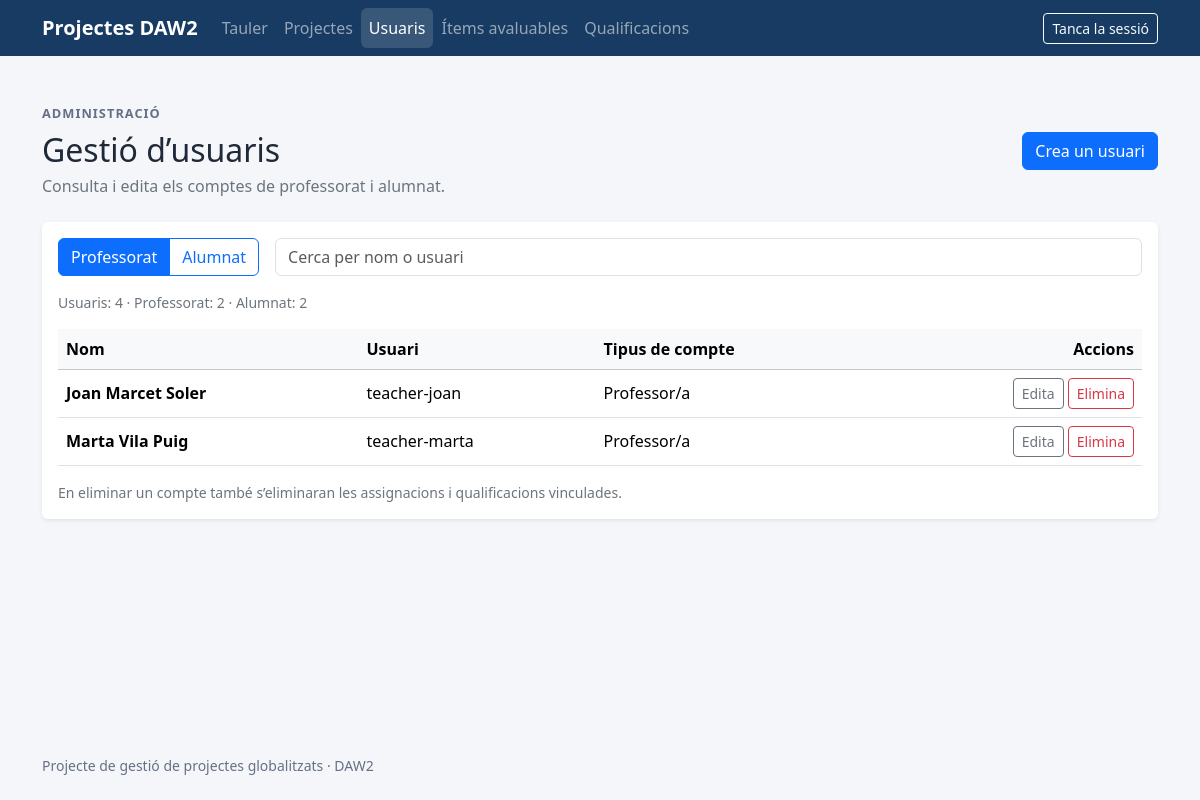
The app's page /?page=users&role=admin (signed in) with its own data.
### tables this page shows
CREATE TABLE IF NOT EXISTS users (
    id INT UNSIGNED AUTO_INCREMENT PRIMARY KEY,
    username VARCHAR(80) NOT NULL UNIQUE,
    full_name VARCHAR(150) NOT NULL,
    password_hash VARCHAR(255) NOT NULL,
    role ENUM('administrator', 'teacher', 'student') NOT NULL
);

### app/Controllers/DashboardController.php (called while the page is built, shortened)
<?php
require_once dirname(__DIR__) . '/Core/Database.php';
require_once dirname(__DIR__) . '/Core/RoleAuthorization.php';
require_once __DIR__ . '/ReadOperationsController.php';
require_once dirname(__DIR__) . '/Models/UserModel.php';
class DashboardController
{
    public function index(): void
    {
        $currentRoleKey = $this->requestedRole();
        $currentRole = self::ROLES[$currentRoleKey];
        $pageKey = $this->requestedPage();
        $sessionUser = RoleAuthorization::currentUser();
        if ($sessionUser === null) {
            http_response_code(401);
            $readAccessError = 'Cal iniciar una sessió autenticada per consultar les dades de l’aplicació.';
        } elseif ($sessionUser['role'] !== $currentRole['databaseRole']) {
            http_response_code(403);
            $readAccessError = 'El compte autenticat no té accés a la secció seleccionada.';
        } else {
            try {
                $connection = Database::getConnection();
                $users = new UserModel($connection);
                $databaseUser = $users->findByIdAndRole($sessionUser['id'], $currentRole['databaseRole']);
                if ($databaseUser === null) {
                    http_response_code(403);
                    $readAccessError = 'No s’ha pogut verificar el compte autenticat a la base de dades.';
                } else {
                    $readData = (new ReadOperationsController())->handle(
                        $connection,
                        $currentRoleKey,
                        $pageKey,
                        $sessionUser['id'],
                        $this->requestedProjectId(),
                    );
                    if ($currentRoleKey === 'admin' && $pageKey === 'users') {
                        require_once __DIR__ . '/AdminUsersController.php';
                        $adminUserPageData = (new AdminUsersController())->handle($readData['managedUsers']);
                    }
                }
            } catch (Throwable $error) {
                error_log('Application read failed: ' . $error->getMessage());
                $readDatabaseError = 'No s’han pogut carregar les dades. Revisa la connexió amb la base de dades.';
            }
        }
        require dirname(__DIR__) . '/Views/layouts/main.php';
    }
    private function requestedRole(): string
    {
        $role = $_GET['role'] ?? 'admin';
        return is_string($role) && isset(self::ROLES[$role]) ? $role : 'admin';
    }
    private function requestedPage(): string
    {
        $page = $_GET['page'] ?? 'dashboard';
        return is_string($page) ? $page : 'dashboard';
    }
    private function requestedProjectId(): ?string
    {
        $projectId = $_GET['project_id'] ?? null;
        return is_string($projectId) ? $projectId : null;
    }
}

### public/index.php (called while the page is built, shortened)
<?php
require_once dirname(__DIR__) . '/app/Controllers/DashboardController.php';
$controller = new DashboardController();
$controller->index();

### app/Core/RoleAuthorization.php (called while the page is built, shortened)
<?php
class RoleAuthorization
{
    public static function currentUser(): ?array
    {
        $sessionUser = $_SESSION['user'] ?? null;
        $userId = filter_var(
            $sessionUser['id'] ?? null,
            FILTER_VALIDATE_INT,
            ['options' => ['min_range' => 1]],
        );
        $role = $sessionUser['role'] ?? null;
        return ['id' => $userId, 'role' => $role];
    }
    public static function hasRole(string $requiredRole): bool
    {
        $user = self::currentUser();
        return $user !== null && $user['role'] === $requiredRole;
    }
}

### app/Models/UserModel.php (called while the page is built, shortened)
<?php
class UserModel
{
    private PDO $connection;
    public function __construct(PDO $connection)
    {
        $this->connection = $connection;
    }
    public function getManagedUsers(): array
    {
        $statement = $this->connection->prepare(
            'SELECT id, username, full_name, role
             FROM users
             WHERE role IN (?, ?)
             ORDER BY role, full_name',
        );
        $statement->execute(self::MANAGED_ROLES);
        return $statement->fetchAll();
    }
    public function findByIdAndRole(int $id, string $role): ?array
    {
        $statement = $this->connection->prepare(
            'SELECT id, username, full_name, role
             FROM users
             WHERE id = :id AND role = :role
             LIMIT 1',
        );
        $statement->execute([
            'id' => $id,
            'role' => $role,
        ]);
        $user = $statement->fetch();
        return $user === false ? null : $user;
    }
}

### app/Controllers/ReadOperationsController.php (called while the page is built, shortened)
<?php
require_once dirname(__DIR__) . '/Models/UserModel.php';
class ReadOperationsController
{
    public function handle(
        PDO $connection,
        string $roleKey,
        string $pageKey,
        int $userId,
        ?string $requestedProjectId,
    ): array {
        $data = [
            'adminDashboardData' => [
                'projects' => [],
                'teachers' => [],
                'students' => [],
                'items' => [],
                'gradeCount' => 0,
            ],
            'managedUsers' => [],
            'formData' => $this->emptyFormData(),
            'teacherData' => [
                'projects' => [],
                'students' => [],
                'summary' => ['gradeCount' => 0, 'pendingGradeCount' => 0],
            ],
            'selectedProject' => null,
            'studentData' => $this->emptyStudentData(),
        ];
        if ($roleKey === 'admin') {
            $this->loadAdministratorData($connection, $pageKey, $data);
        } elseif ($roleKey === 'teacher') {
            $this->loadTeacherData($connection, $pageKey, $userId, $requestedProjectId, $data);
        } elseif ($roleKey === 'student') {
            $data['studentData'] = (new StudentDashboardData($connection))->build(
                $userId,
                $requestedProjectId,
            );
            $data['selectedProject'] = $data['studentData']['selectedProject'];
        }
        return $data;
    }
    private function loadAdministratorData(PDO $connection, string $pageKey, array &$data): void
    {
        $users = new UserModel($connection);
        if ($pageKey === 'users') {
            $data['managedUsers'] = $users->getManagedUsers();
        }
    }
    private function emptyFormData(): array
    {
        return [
            'projects' => [],
            'projectAssignments' => [],
            'projectAssignmentIds' => [],
            'items' => [],
            'teachers' => [],
            'students' => [],
            'teacherProjects' => [],
            'gradeStudents' => [],
            'gradeItems' => [],
            'teacherGrades' => [],
            'selectedProjectId' => '',
        ];
    }
    private function emptyStudentData(): array
    {
        return [
            'student' => null,
            'projects' => [],
            'gradeRows' => [],
            'visibleGradeRows' => [],
            'filterError' => '',
            'selectedProject' => null,
            'selectedGradeProjectId' => '',
            'assignedItemCount' => 0,
            'gradedItemCount' => 0,
            'pendingItemCount' => 0,
        ];
    }
}

### app/Controllers/AdminUsersController.php (called while the page is built, shortened)
<?php
require_once dirname(__DIR__) . '/Core/Database.php';
require_once dirname(__DIR__) . '/Core/RoleAuthorization.php';
require_once dirname(__DIR__) . '/Models/UserModel.php';
class AdminUsersController
{
    public function handle(?array $loadedUsers = null): array
    {
        $state = [
            'users' => $loadedUsers ?? [],
            'feedback' => $this->feedbackFromUrl(),
            'databaseError' => '',
            'accessError' => '',
            'validationErrors' => [],
            'formValues' => [
                'id' => '',
                'full_name' => '',
                'username' => '',
                'role' => $this->requestedFilter(),
            ],
            'formAction' => 'create',
            'reopenModal' => false,
            'activeFilter' => $this->requestedFilter(),
        ];
        try {
            $users = new UserModel(Database::getConnection());
            $state['users'] = $loadedUsers ?? $users->getManagedUsers();
        } catch (Throwable $error) {
            error_log('Administrator user management failed: ' . $error->getMessage());
            $state['databaseError'] = 'No s’ha pogut completar l’acció. Revisa la connexió i torna-ho a provar.';
        }
        return $state;
    }
    private function requestedFilter(): string
    {
        $filter = $_GET['filter'] ?? 'teacher';
        return is_string($filter) && in_array($filter, ['teacher', 'student'], true)
            ? $filter
            : 'teacher';
    }
    private function feedbackFromUrl(): string
    {
        $status = $_GET['status'] ?? '';
        return '';
    }
}

### app/Core/Database.php (called while the page is built, shortened)
<?php
class Database
{
    private static ?PDO $connection = null;
    public static function getConnection(): PDO
    {
        if (self::$connection instanceof PDO) {
            return self::$connection;
        }
        $settings = require dirname(__DIR__, 2) . '/config/database.php';
        $port = filter_var(
            $settings['port'],
            FILTER_VALIDATE_INT,
            ['options' => ['min_range' => 1, 'max_range' => 65535]],
        );
        $dsn = sprintf(
            'mysql:host=%s;port=%d;dbname=%s;charset=utf8mb4',
            $settings['host'],
            $port,
            $settings['database'],
        );
        self::$connection = new PDO($dsn, $settings['username'], $settings['password'], [
            PDO::ATTR_ERRMODE => PDO::ERRMODE_EXCEPTION,
            PDO::ATTR_DEFAULT_FETCH_MODE => PDO::FETCH_ASSOC,
            PDO::ATTR_EMULATE_PREPARES => false,
        ]);
        return self::$connection;
    }
}

### app/Views/pages/admin/users.php (the view, shortened to what this page needs)
<?php
$users = $adminUserPageData['users'];
$activeFilter = $adminUserPageData['activeFilter'];
$escapeUserValue = static fn (string|int $value): string => htmlspecialchars((string) $value, ENT_QUOTES, 'UTF-8');
$teacherCount = count(array_filter($users, static fn (array $user): bool => $user['role'] === 'teacher'));
$studentCount = count(array_filter($users, static fn (array $user): bool => $user['role'] === 'student'));
$formUrl = '/?page=users&amp;role=admin&amp;filter=' . $escapeUserValue($activeFilter);
?>
<section aria-labelledby="users-title">
    <div class="d-flex flex-column flex-md-row justify-content-between align-items-md-center gap-3 mb-4">
        <div>
            <p class="eyebrow mb-2">Administració</p>
            <h1 class="h2 mb-1" id="users-title">Gestió d’usuaris</h1>
            <p class="text-secondary mb-0">Consulta i edita els comptes de professorat i alumnat.</p>
        </div>
        <button class="btn btn-primary" type="button" data-create-user>Crea un usuari</button>
    </div>
    <div class="card border-0 shadow-sm">
        <div class="card-body">
            <div class="d-flex flex-column flex-md-row justify-content-between gap-3 mb-3">
                <div class="btn-group" role="group" aria-label="Filtra els usuaris">
                    <button class="btn btn-outline-primary<?= $activeFilter === 'teacher' ? ' active' : '' ?>" type="button" data-user-filter="teacher" aria-pressed="<?= $activeFilter === 'teacher' ? 'true' : 'false' ?>">Professorat</button>
                    <button class="btn btn-outline-primary<?= $activeFilter === 'student' ? ' active' : '' ?>" type="button" data-user-filter="student" aria-pressed="<?= $activeFilter === 'student' ? 'true' : 'false' ?>">Alumnat</button>
                </div>
                <input class="form-control" id="user-search" type="search" placeholder="Cerca per nom o usuari" data-user-search>
            </div>
            <p class="small text-secondary" aria-live="polite">
                Usuaris: <span data-user-count="all"><?= count($users) ?></span> ·
                Professorat: <span data-user-count="teacher"><?= $teacherCount ?></span> ·
                Alumnat: <span data-user-count="student"><?= $studentCount ?></span>
            </p>
            <div class="table-responsive">
                <table class="table table-hover align-middle">
                    <thead class="table-light">
                        <tr>
                            <th scope="col">Nom</th>
                            <th scope="col">Usuari</th>
                            <th scope="col">Tipus de compte</th>
                            <th scope="col" class="text-end">Accions</th>
                        </tr>
                    </thead>
                    <tbody data-user-list>
                        <?php foreach ($users as $user): ?>
                            <?php
                            $userId = (int) $user['id'];
                            $userRole = (string) $user['role'];
                            ?>
                            <tr data-user-row data-user-role="<?= $escapeUserValue($userRole) ?>">
                                <td class="fw-semibold"><?= $escapeUserValue($user['full_name']) ?></td>
                                <td><?= $escapeUserValue($user['username']) ?></td>
                                <td><?= $userRole === 'teacher' ? 'Professor/a' : 'Alumne/a' ?></td>
                                <td class="text-end text-nowrap">
                                    <button
                                        class="btn btn-sm btn-outline-secondary"
                                        type="button"
                                        data-edit-user
                                        data-user-id="<?= $userId ?>"
                                        data-user-name="<?= $escapeUserValue($user['full_name']) ?>"
                                        data-user-username="<?= $escapeUserValue($user['username']) ?>"
                                        data-user-role-value="<?= $escapeUserValue($userRole) ?>"
                                    >Edita</button>
                                    <form
                                        class="d-inline"
                                        method="post"
                                        action="<?= $formUrl ?>"
                                        data-delete-user-form
                                        data-user-name="<?= $escapeUserValue($user['full_name']) ?>"
                                    >
                                        <button class="btn btn-sm btn-outline-danger" type="submit">Elimina</button>
                                    </form>
                                </td>
                            </tr>
                        <?php endforeach; ?>
                    </tbody>
                </table>
            </div>
            <p class="small text-secondary mb-0">En eliminar un compte també s’eliminaran les assignacions i qualificacions vinculades.</p>
        </div>
    </div>
</section>

### public/assets/css/styles.css (style rules this page uses)
:root { color-scheme: light; --app-ink: #1f2937; --app-muted: #667085; --app-surface: #ffffff; --app-canvas: #f4f6fa; --app-brand: #173b63; }
body { min-height: 100vh; display: flex; flex-direction: column; color: var(--app-ink); background: var(--app-canvas); }
.eyebrow { color: var(--app-muted); font-size: 0.8rem; font-weight: 700; letter-spacing: 0.08em; text-transform: uppercase; }

### records on screen
users: full_name "Joan Marcet Soler", username "teacher-joan", role "Professor/a"
users: full_name "Marta Vila Puig", username "teacher-marta", role "Professor/a"

### other values on screen
$item['title'] "Tauler"
$item['title'] "Projectes"
$item['title'] "Usuaris"
$item['title'] "Ítems avaluables"
$item['title'] "Qualificacions"
count($users) "4"
$teacherCount "2"
$studentCount "2"
